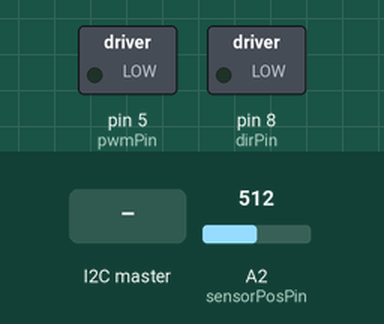
The sketch below on a simulated Arduino Uno, built with avr-gcc and run on an emulated ATmega328P. Parts: switched loads named in the sketch (green lamp = pin HIGH). The inputs (shaded band) are chosen by the test bench; at power-on: A2 (sensorPosPin) = 512. What the sketch prints to the serial monitor is not drawn.

Above: at 1.2 s.
1.3 s: the I2C master sends the byte 1
At 1.9 s:
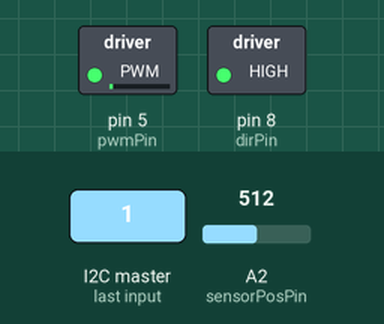
2.8 s: the I2C master sends the byte 0
At 3.1 s:
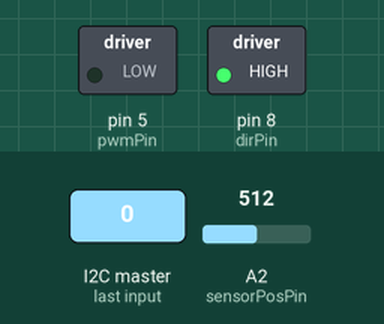
4.3 s: the I2C master sends the byte 90
At 5.4 s:
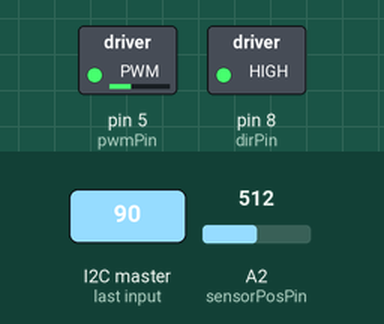
5.8 s: the I2C master sends the byte 200
At 6.5 s:
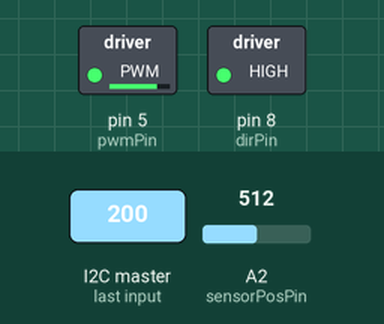
Timing chart, 0 to 8.3 s (numbered marks = the images above; inputs shaded):
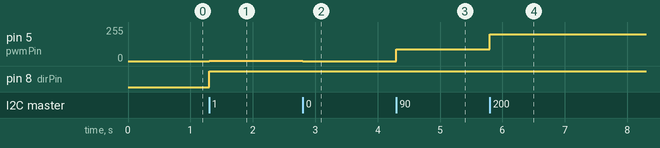

Measured:
- after the input at 1.3 s, pin 5 (pwmPin): 0/255 → 1/255 at once; pin 8 (dirPin): LOW → HIGH at once
- after the input at 2.8 s, pin 5 (pwmPin): 1/255 → 0/255 at once
- after the input at 4.3 s, pin 5 (pwmPin): 0/255 → 90/255 at once
- after the input at 5.8 s, pin 5 (pwmPin): 90/255 → 200/255 at once

The sketch:

3DHapkit_Follower.ino
```cpp
// 3D Hapkit Follower board Code

 #include <Wire.h>

int pwmPin = 5; // PWM output pin for motor 1
int dirPin = 8; // direction output pin for motor 1
// Fastest transmission speed is 1/2 clock speed. On the Hapkit that's 16MHz clock speed. SPI can't be faster than 8MHz, would recommend 4MHz to be safe.

// On the atmega328p the SPI pins are on register B.
// Change these assignments when using a different AVR processor.
#define DDR_SPI        DDRB
#define PORT_SPI       PORTB
#define DD_SCK         PB5
#define DD_LIFO        PB4 // This document uses Leader-Follower terminology
#define DD_LOFI        PB3
#define DD_SS          PB2 // This is the follower's chip select.

int sensorPosPin = A2; // input pin for MR sensor

// Position tracking variables
int updatedPos = 0;     // keeps track of the latest updated value of the MR sensor reading
int rawPos = 0;         // current raw reading from MR sensor
int lastRawPos = 0;     // last raw reading from MR sensor
int lastLastRawPos = 0; // last last raw reading from MR sensor
int flipNumber = 0;     // keeps track of the number of flips over the 180deg mark
int tempOffset = 0;
int rawDiff = 0;
int lastRawDiff = 0;
int rawOffset = 0;
int lastRawOffset = 0;
const int flipThresh = 700;  // threshold to determine whether or not a flip over the 180 degree mark occurred
boolean flipped = false;
double OFFSET = 980;
double OFFSET_NEG = 15;

bool new_data = false;
uint8_t read_state;

volatile int input;
volatile int output = 100;

int flag = 0;
int tempOutput = 0;
double ts = 0;

bool bRun = false;

//C-code examples are in the datasheet on page 137 and 138
char position_data = 0;


void setup() {
  pinMode(sensorPosPin, INPUT); // set MR sensor pin to be an input
  Serial.begin(115200);
  Wire.begin(8);                // join i2c bus with address #8
  Wire.onRequest(requestEvent); // register event
   Wire.onReceive(receiveEvent); // register event

  Serial.println("Initialized Follower");


  // Output pins
  pinMode(pwmPin, OUTPUT);  // PWM pin for motor A
  pinMode(dirPin, OUTPUT);  // dir pin for motor A


  setPwmFrequency(pwmPin,1);

  analogWrite(pwmPin, 0);     // set to not be spinning (0/255)
  digitalWrite(dirPin, LOW);  // set direction


  // Initialize position valiables
  lastLastRawPos = analogRead(sensorPosPin);
  lastRawPos = analogRead(sensorPosPin);
  flipNumber = 0;

  cli();

  TCCR1A = 0;
  TCCR1B = 0;
  TCNT1  = 0;
  OCR1A = 40;
  TCCR1B |= (1 << WGM12);
  TCCR1B |= (1 << CS12)| (1 << CS10);
  TIMSK1 |= (1 << OCIE1A);

  sei();
}

ISR(TIMER1_COMPA_vect)
{
   getAngle();
}


void requestEvent()
 {
    byte a[4];
    int n = ts*10;
    a[0] = n&0xFF; a[1] = (n>>8)&0xFF; a[2] = (n>>16)&0xFF; a[3] = (n>>24)&0xFF;
    Wire.write(a,4);
}

// function that executes whenever data is received from master
// this function is registered as an event, see setup()
void receiveEvent(int howMany)
{
  int input = 0;
  int num = 0;

  while (Wire.available() && num < 4) { // follower may send less than requested
    byte c = Wire.read(); // receive a byte as character
    if(num == 0)
      input |= c;
    else if (num == 1)
      input |= (c<<8);
    else if (num == 2)
      input |= (c<<16);
    else if (num == 3)
      input |= (c<<24);
    num++;
  }
  if(input >= 0)
    digitalWrite(dirPin,HIGH);
  else
   digitalWrite(dirPin,LOW);

  analogWrite(pwmPin,fabs(input));  // output the signal
  //Serial.println(input);         // print the integer
}


void loop()
{
    //if(!bRun)
   //   ts = getAngle();
   // Serial.println(ts);
}

double getAngle()
{
  //*************************************************************
  //*** Section 1. Compute position in counts (do not change) ***
  //*************************************************************

  // Get voltage output by MR sensor
  rawPos = analogRead(sensorPosPin);  //current raw position from MR sensor

  // Calculate differences between subsequent MR sensor readings
  rawDiff = rawPos - lastRawPos;          //difference btwn current raw position and last raw position
  lastRawDiff = rawPos - lastLastRawPos;  //difference btwn current raw position and last last raw position
  rawOffset = abs(rawDiff);
  lastRawOffset = abs(lastRawDiff);

  // Update position record-keeping vairables
  lastLastRawPos = lastRawPos;
  lastRawPos = rawPos;

  // Keep track of flips over 180 degrees
  if((lastRawOffset > flipThresh) && (!flipped)) { // enter this anytime the last offset is greater than the flip threshold AND it has not just flipped
    if(lastRawDiff > 0) {        // check to see which direction the drive wheel was turning
      flipNumber--;              // cw rotation
    } else {                     // if(rawDiff < 0)
      flipNumber++;              // ccw rotation
    }
    flipped = true;            // set boolean so that the next time through the loop won't trigger a flip
  } else {                        // anytime no flip has occurred
    flipped = false;
  }
  updatedPos = rawPos + flipNumber*OFFSET; // need to update pos based on what most recent offset is
  //Serial.println(flipNumber);
  //Serial.println(updatedPos);

  //************************************************************
  //** Section 2. Compute position in meters *******************
  //************************************************************

  // Define kinematic parameters you may need
  double rh = 0.090;   //[m]
  // Step B.1: print updatedPos via serial monitor

  // Step B.2:
  ts =  0.0111*updatedPos - 1.905;// Compute the angle of the sector pulley (ts) in degrees based on updatedPos
  return ts;
}

// --------------------------------------------------------------
// Function to set PWM Freq -- DO NOT EDIT
// --------------------------------------------------------------
void setPwmFrequency(int pin, int divisor) {
  byte mode;
  if(pin == 5 || pin == 6 || pin == 9 || pin == 10) {
    switch(divisor) {
      case 1: mode = 0x01; break;
      case 8: mode = 0x02; break;
      case 64: mode = 0x03; break;
      case 256: mode = 0x04; break;
      case 1024: mode = 0x05; break;
      default: return;
    }
    if(pin == 5 || pin == 6) {
      TCCR0B = TCCR0B & 0b11111000 | mode;
    } else {
      TCCR1B = TCCR1B & 0b11111000 | mode;
    }
  } else if(pin == 3 || pin == 11) {
    switch(divisor) {
      case 1: mode = 0x01; break;
      case 8: mode = 0x02; break;
      case 32: mode = 0x03; break;
      case 64: mode = 0x04; break;
      case 128: mode = 0x05; break;
      case 256: mode = 0x06; break;
      case 1024: mode = 0x7; break;
      default: return;
    }
    TCCR2B = TCCR2B & 0b11111000 | mode;
  }
}
```
